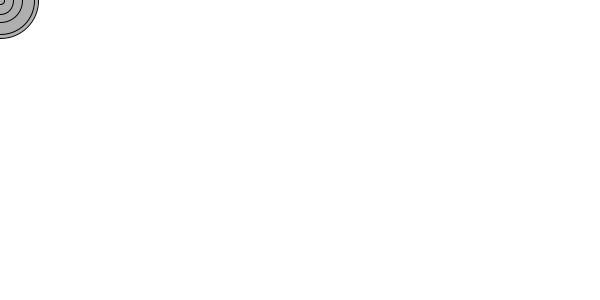
Frame 1 (no input)
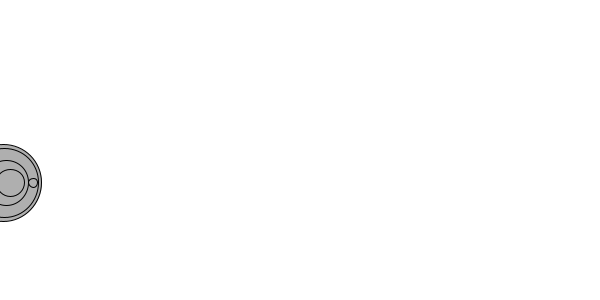
Frame 60 (the mouse pressed at the canvas centre just before this capture)
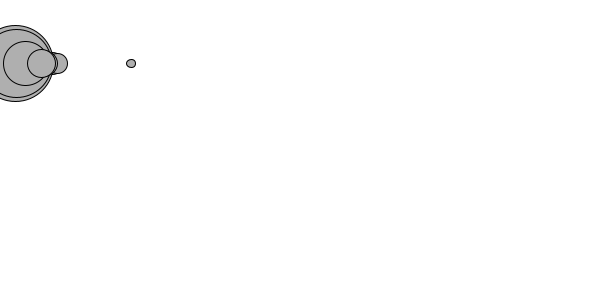
Frame 120 (the mouse held since frame 60 and released just before this capture)

The Processing sketch that drew these frames (run headless with seeded random() and noise(); from frame 60 on, the mouse is pressed at the canvas centre):

// Processing sketch: noc_force002
// ── noc_force002.pde
Ball[] balls = new Ball[10];

void setup(){
  size(600, 300);
  background(255);
  for(int i = 0; i < balls.length; i++){
    balls[i] = new Ball(random(0.1, 5), 0, 0);
  }
}

void draw(){
  background(255);
  
  for(int i = 0; i < balls.length; i++){
    float m = balls[i].mass;
    PVector wind = new PVector(0.01, 0);
    PVector gravity = new PVector(0, 0.1 * m);
    balls[i].applyForce(wind);
    balls[i].applyForce(gravity);
    balls[i].update();
    balls[i].display();
    balls[i].checkEdges();
  }
}

class Ball{
  float mass;
  PVector location, velocity, acceleration; 
  Ball(float m, float x, float y){
    mass = m;
    location = new PVector(x, y);
    velocity = new PVector(0, 0);
    acceleration = new PVector(0, 0);
  }
  
  void update(){
    velocity.add(acceleration);
    location.add(velocity);
    acceleration.mult(0);
  }
  
  void display(){
    stroke(0);
    fill(175);
    ellipse(location.x, location.y, mass*16, mass*16);
  }
  
  void applyForce(PVector f){
    PVector force = PVector.div(f, mass);
    acceleration.add(force);
  }
  
  void checkEdges(){
    if(location.x > width){
      location.x = width;
      velocity.x *= -1; 
    } else if(location.x < 0){
      location.x = 0;
      velocity.x *= -1;    
    }
    if(location.y > height){
      location.y = height;
      velocity.y *= -1; 
    } else if(location.y < 0) {
      location.y = 0;
      velocity.y *= -1; 
    }
  }

}
